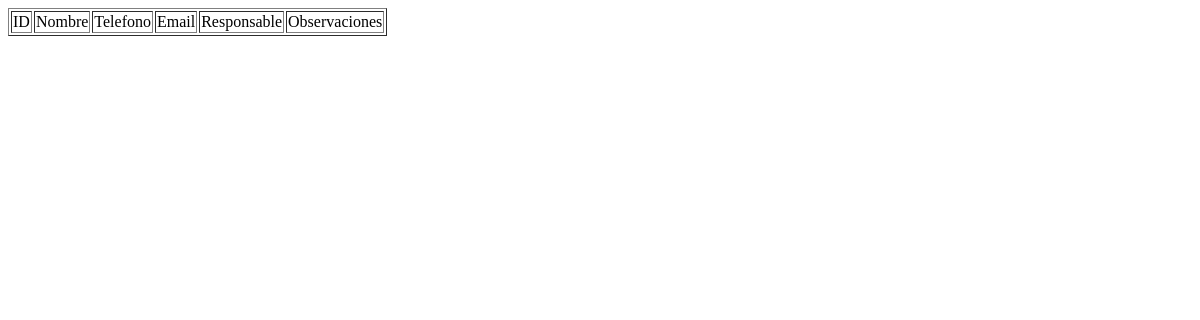
/php/mostrar_empresa.php, run on an earlier commit of the app's database.
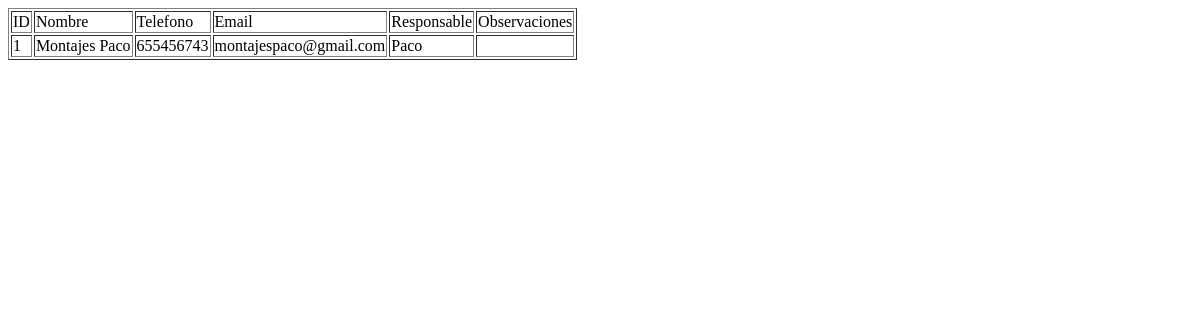
And on a later commit of the database.
### tables this page shows
CREATE TABLE `empresa` (
  `ID_Empresa` int(64) NOT NULL,
  `Nombre_Empresa` varchar(64) DEFAULT NULL,
  `Telefono` int(9) DEFAULT NULL,
  `Email` varchar(64) DEFAULT NULL,
  `Responsable` varchar(64) DEFAULT NULL,
  `Observaciones` text NOT NULL
);

### php/mostrar_empresa.php (the view, shortened to what this page needs)
<!DOCTYPE html>
<html lang="en">
<head>
</head>
<body>
    <table border="1px">
        <tr>
            <td>ID</td>
            <td>Nombre</td>
            <td>Telefono</td>
            <td>Email</td>
            <td>Responsable</td>
            <td>Observaciones</td>
        </tr>
        <?php
        $servername = "localhost";
        $database = "proyectodual";
        $username = "root";
        $password = "";
        $port=3307;
        $conn = mysqli_connect($servername, $username, $password, $database,$port);
       $query="SELECT * from empresa";
    $resul=mysqli_query($conn,$query);
    while ($row= mysqli_fetch_array($resul)) {
        ?>
        <tr>
            <td><?php echo $row['ID_Empresa'] ?></td>
            <td><?php echo $row['Nombre_Empresa'] ?></td>
            <td><?php echo $row['Telefono'] ?></td>
            <td><?php echo $row['Email'] ?></td>
            <td><?php echo $row['Responsable'] ?></td>
            <td><?php echo $row['Observaciones'] ?></td>
        </tr>
        <?php
    }
            ?>

What changed in the data, as far as the page shows it:
added empresa: ID_Empresa "1", Nombre_Empresa "Montajes Paco", Telefono "655456743", Email "montajespaco@gmail.com", Responsable "Paco"
